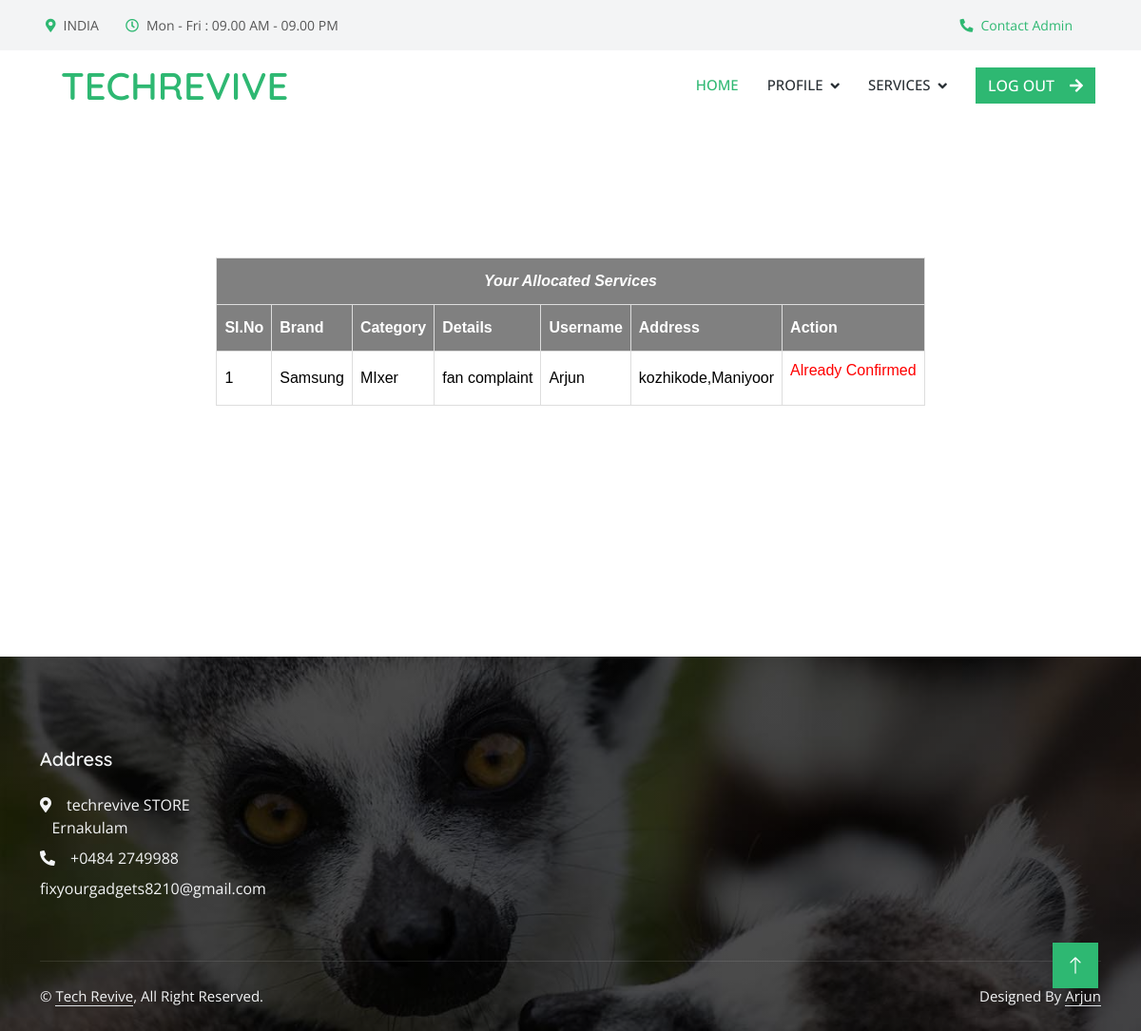
The page /Technician/Myassignedservice/ (signed in) on the database as committed earlier.
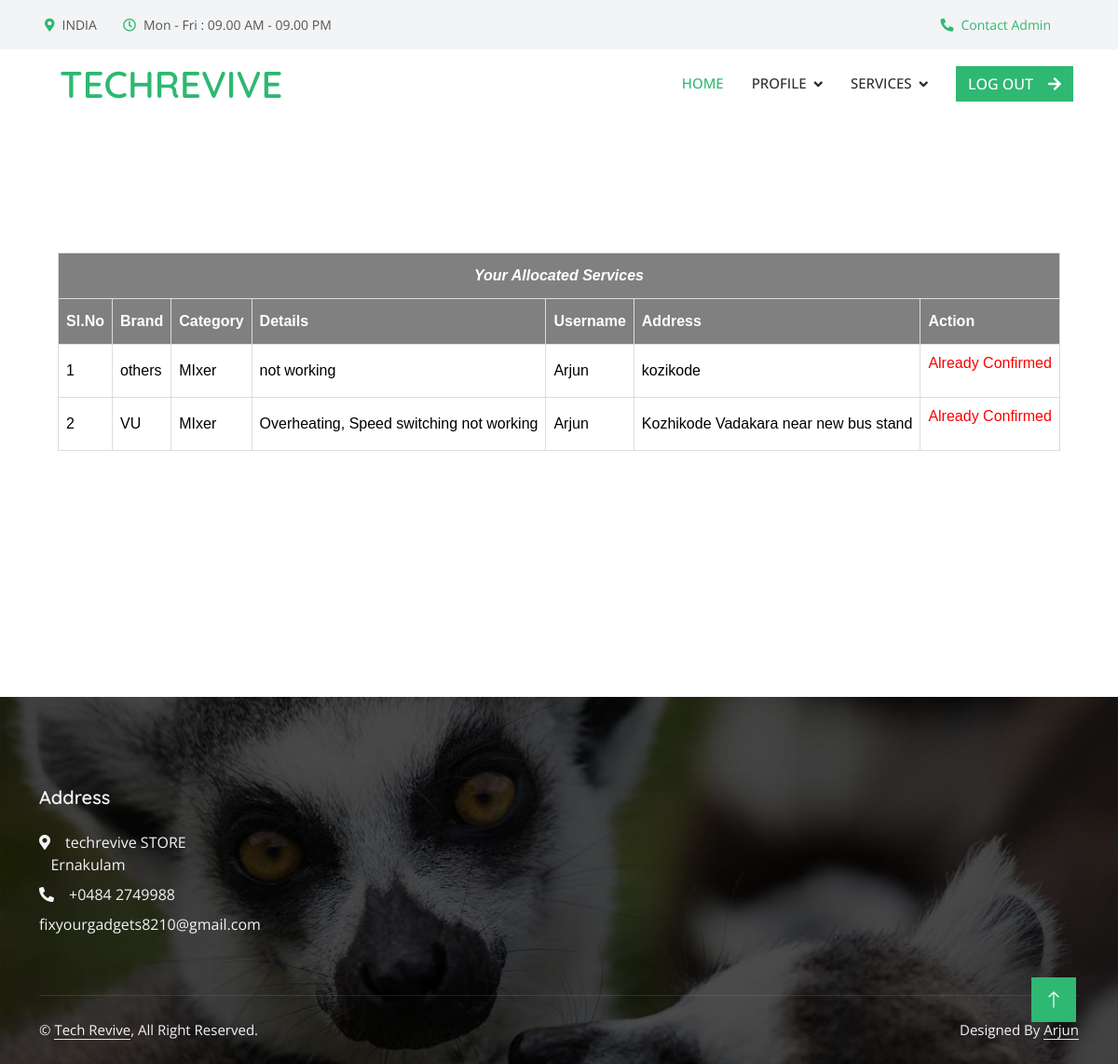
The same page on the database as committed later.
### Admin/models.py (models this page shows, shortened)
class Assignservicebook(models.Model):
    asb_status=models.IntegerField(default=0)
    technician=models.ForeignKey(Technician,on_delete=models.SET_NULL,null=True)
    servicebooking=models.ForeignKey('User.Servicebook',on_delete=models.SET_NULL,null=True)

class Brand(models.Model):
    brand_name=models.CharField(max_length=50)

class Category(models.Model):
    category_name=models.CharField(max_length=50)

### User/models.py (models this page shows)
class Servicebook(models.Model):
    Servicebook_details=models.CharField(max_length=100)
    Servicebook_address=models.CharField(max_length=100)
    Servicebook_date=models.DateField(auto_now_add=True)
    Servicebook_status=models.IntegerField(default=0)
    payment_status=models.IntegerField(default=0)
    category=models.ForeignKey('Admin.Category',on_delete=models.SET_NULL,null=True)
    brand=models.ForeignKey('Admin.Brand',on_delete=models.SET_NULL,null=True)
    user=models.ForeignKey(User,on_delete=models.SET_NULL,null=True)

### Guest/models.py (models this page shows)
class User(models.Model):
    user_name=models.CharField(max_length=50)
    user_gender=models.CharField(max_length=50)
    user_contact=models.CharField(max_length=50)
    user_email=models.CharField(max_length=50)
    user_photo=models.FileField(upload_to='UserDocs/')
    user_proof=models.FileField(upload_to='UserDocs/')
    user_password=models.CharField(max_length=50)
    user_address=models.CharField(max_length=100)
    place=models.ForeignKey('Admin.Place',on_delete=models.CASCADE)

### Technician/views.py (the view)
# urls.py: path('Myassignedservice/', views.TechnicianAssignedService,name="Myassignedservice"),
def TechnicianAssignedService(request):
    if 'tid' in request.session:
        serv=Assignservicebook.objects.filter(technician=request.session["tid"])
        return render(request,"Technician/ViewAllocatedServices.html",{'res':serv})
    else:
        return redirect('guest:Home')

### Technician/Templates/Technician/ViewAllocatedServices.html (shortened to what this page needs)
{% extends 'Technician/Head.html' %}
{% load static %}
{% block content %}
<!DOCTYPE html>
<html lang="en">
<head>
</head>
<body>
    <div id="tab">
        <br>
        <br>
        <br>
        <br>
        <br>
        <br>
    <table border="1" align="center">
        <tr>
            <th colspan="8"><center><i>Your Allocated Services</i></center></th>
            </tr>
        <tr>
            <th>Sl.No</th>
            <th>Brand</th>
            <th>Category</th>
            <th>Details</th>
            <th>Username</th>
            <th>Address</th>
            <th colspan="4">Action</th>
        </tr>
       {% for i in res %}
        <tr>
            <td>{{forloop.counter}}</td>
            <td>{{i.servicebooking.brand.brand_name}}</td>
            <td>{{i.servicebooking.category.category_name}}</td>
            <td>{{i.servicebooking.Servicebook_details}}</td>
            <td>{{i.servicebooking.user.user_name}}</td>
            <td>{{i.servicebooking.Servicebook_address}}</td>
            <td>
                {% if i.asb_status == 1 %}
                <a href="{% url 'technician:confservice' i.id %}">Confirm Service</a>
                <td><a href="{% url 'technician:delservice' i.id %}">Reject Service</a></td>
                {% else %}
                <p><font color="red">Already Confirmed</font></p>
                {% endif %}
            </td>
        </tr>
        {% endfor %}
    </table>
</div>
<br>
<br>
<br>
<br>
<br>
<br>
<br>
<br>
<br>
</body>
</html>
{% endblock content %}

Rows that differ between the two databases and show on the page:
removed Assignservicebook: servicebooking.brand.brand_name "Samsung", servicebooking.category.category_name "MIxer", servicebooking.Servicebook_details "fan complaint", servicebooking.user.user_name "Arjun", servicebooking.Servicebook_address "kozhikode,Maniyoor", asb_status "Already Confirmed"
added Assignservicebook: servicebooking.brand.brand_name "others", servicebooking.category.category_name "MIxer", servicebooking.Servicebook_details "not working", servicebooking.user.user_name "Arjun", servicebooking.Servicebook_address "kozikode", asb_status "Already Confirmed"
added Assignservicebook: servicebooking.brand.brand_name "VU", servicebooking.category.category_name "MIxer", servicebooking.Servicebook_details "Overheating, Speed switching not working", servicebooking.user.user_name "Arjun", servicebooking.Servicebook_address "Kozhikode Vadakara near new bus stand", asb_status "Already Confirmed"
